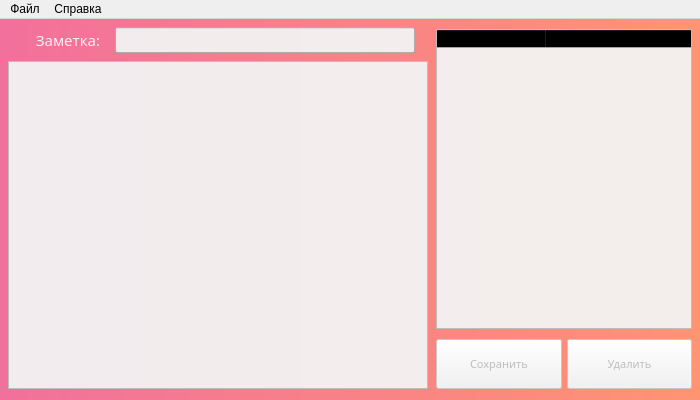
<?xml version="1.0" encoding="UTF-8"?>
<ui version="4.0">
 <class>MainWindow</class>
 <widget class="QMainWindow" name="MainWindow">
  <property name="windowModality">
   <enum>Qt::NonModal</enum>
  </property>
  <property name="geometry">
   <rect>
    <x>0</x>
    <y>0</y>
    <width>700</width>
    <height>400</height>
   </rect>
  </property>
  <property name="sizePolicy">
   <sizepolicy hsizetype="Fixed" vsizetype="Fixed">
    <horstretch>0</horstretch>
    <verstretch>0</verstretch>
   </sizepolicy>
  </property>
  <property name="minimumSize">
   <size>
    <width>700</width>
    <height>400</height>
   </size>
  </property>
  <property name="maximumSize">
   <size>
    <width>700</width>
    <height>400</height>
   </size>
  </property>
  <property name="mouseTracking">
   <bool>false</bool>
  </property>
  <property name="tabletTracking">
   <bool>false</bool>
  </property>
  <property name="focusPolicy">
   <enum>Qt::NoFocus</enum>
  </property>
  <property name="acceptDrops">
   <bool>false</bool>
  </property>
  <property name="windowTitle">
   <string>MyNotes</string>
  </property>
  <property name="windowIcon">
   <iconset>
    <normaloff>../images/notepad.png</normaloff>../images/notepad.png</iconset>
  </property>
  <property name="autoFillBackground">
   <bool>false</bool>
  </property>
  <property name="styleSheet">
   <string notr="true"/>
  </property>
  <property name="iconSize">
   <size>
    <width>64</width>
    <height>64</height>
   </size>
  </property>
  <property name="toolButtonStyle">
   <enum>Qt::ToolButtonTextOnly</enum>
  </property>
  <widget class="QWidget" name="centralwidget">
   <property name="enabled">
    <bool>true</bool>
   </property>
   <property name="sizePolicy">
    <sizepolicy hsizetype="MinimumExpanding" vsizetype="MinimumExpanding">
     <horstretch>0</horstretch>
     <verstretch>0</verstretch>
    </sizepolicy>
   </property>
   <property name="minimumSize">
    <size>
     <width>700</width>
     <height>380</height>
    </size>
   </property>
   <property name="styleSheet">
    <string notr="true">background-color: qlineargradient(spread:pad, x1:0, y1:0.5, x2:1, y2:0.5, stop:0 rgba(29, 151, 108, 255), stop:1 rgba(147, 249, 185, 255));
background-color: qlineargradient(spread:pad, x1:0, y1:1, x2:1, y2:1, stop:0 rgba(242, 112, 156, 255), stop:1 rgba(255, 148, 114, 255));</string>
   </property>
   <widget class="QWidget" name="wholePart" native="true">
    <property name="geometry">
     <rect>
      <x>0</x>
      <y>0</y>
      <width>700</width>
      <height>380</height>
     </rect>
    </property>
    <property name="sizePolicy">
     <sizepolicy hsizetype="MinimumExpanding" vsizetype="MinimumExpanding">
      <horstretch>0</horstretch>
      <verstretch>0</verstretch>
     </sizepolicy>
    </property>
    <property name="minimumSize">
     <size>
      <width>700</width>
      <height>380</height>
     </size>
    </property>
    <property name="styleSheet">
     <string notr="true">background-color: rgba(255, 255, 255, 0);</string>
    </property>
    <layout class="QHBoxLayout" name="horizontalLayout">
     <property name="spacing">
      <number>0</number>
     </property>
     <property name="leftMargin">
      <number>0</number>
     </property>
     <property name="topMargin">
      <number>0</number>
     </property>
     <property name="rightMargin">
      <number>0</number>
     </property>
     <property name="bottomMargin">
      <number>0</number>
     </property>
     <item>
      <spacer name="leftHorizontalSpacer">
       <property name="orientation">
        <enum>Qt::Horizontal</enum>
       </property>
       <property name="sizeHint" stdset="0">
        <size>
         <width>40</width>
         <height>20</height>
        </size>
       </property>
      </spacer>
     </item>
     <item>
      <widget class="QWidget" name="leftPart" native="true">
       <property name="sizePolicy">
        <sizepolicy hsizetype="Fixed" vsizetype="MinimumExpanding">
         <horstretch>0</horstretch>
         <verstretch>0</verstretch>
        </sizepolicy>
       </property>
       <property name="minimumSize">
        <size>
         <width>420</width>
         <height>380</height>
        </size>
       </property>
       <layout class="QVBoxLayout" name="verticalLayout">
        <property name="spacing">
         <number>0</number>
        </property>
        <property name="leftMargin">
         <number>0</number>
        </property>
        <property name="topMargin">
         <number>0</number>
        </property>
        <property name="rightMargin">
         <number>0</number>
        </property>
        <property name="bottomMargin">
         <number>0</number>
        </property>
        <item>
         <spacer name="horizontalSpacer_4">
          <property name="orientation">
           <enum>Qt::Vertical</enum>
          </property>
          <property name="sizeType">
           <enum>QSizePolicy::Preferred</enum>
          </property>
          <property name="sizeHint" stdset="0">
           <size>
            <width>20</width>
            <height>10</height>
           </size>
          </property>
         </spacer>
        </item>
        <item>
         <widget class="QWidget" name="titleForm" native="true">
          <property name="sizePolicy">
           <sizepolicy hsizetype="Fixed" vsizetype="Expanding">
            <horstretch>0</horstretch>
            <verstretch>0</verstretch>
           </sizepolicy>
          </property>
          <property name="minimumSize">
           <size>
            <width>420</width>
            <height>33</height>
           </size>
          </property>
          <layout class="QFormLayout" name="formLayout">
           <property name="fieldGrowthPolicy">
            <enum>QFormLayout::FieldsStayAtSizeHint</enum>
           </property>
           <property name="labelAlignment">
            <set>Qt::AlignCenter</set>
           </property>
           <property name="formAlignment">
            <set>Qt::AlignCenter</set>
           </property>
           <property name="horizontalSpacing">
            <number>12</number>
           </property>
           <property name="verticalSpacing">
            <number>0</number>
           </property>
           <property name="leftMargin">
            <number>0</number>
           </property>
           <property name="topMargin">
            <number>0</number>
           </property>
           <property name="rightMargin">
            <number>0</number>
           </property>
           <property name="bottomMargin">
            <number>0</number>
           </property>
           <item row="6" column="0">
            <widget class="QLabel" name="titleLabel">
             <property name="enabled">
              <bool>true</bool>
             </property>
             <property name="sizePolicy">
              <sizepolicy hsizetype="MinimumExpanding" vsizetype="Fixed">
               <horstretch>0</horstretch>
               <verstretch>0</verstretch>
              </sizepolicy>
             </property>
             <property name="minimumSize">
              <size>
               <width>70</width>
               <height>25</height>
              </size>
             </property>
             <property name="font">
              <font>
               <family>ObelixPro</family>
               <pointsize>11</pointsize>
               <weight>50</weight>
               <italic>false</italic>
               <bold>false</bold>
              </font>
             </property>
             <property name="styleSheet">
              <string notr="true">color: rgb(242, 242, 242);
</string>
             </property>
             <property name="text">
              <string>Заметка:</string>
             </property>
             <property name="scaledContents">
              <bool>false</bool>
             </property>
             <property name="alignment">
              <set>Qt::AlignBottom|Qt::AlignHCenter</set>
             </property>
             <property name="wordWrap">
              <bool>false</bool>
             </property>
             <property name="margin">
              <number>0</number>
             </property>
             <property name="indent">
              <number>1</number>
             </property>
            </widget>
           </item>
           <item row="6" column="1">
            <widget class="QLineEdit" name="noteTitleEdit">
             <property name="sizePolicy">
              <sizepolicy hsizetype="MinimumExpanding" vsizetype="Fixed">
               <horstretch>0</horstretch>
               <verstretch>0</verstretch>
              </sizepolicy>
             </property>
             <property name="minimumSize">
              <size>
               <width>300</width>
               <height>26</height>
              </size>
             </property>
             <property name="maximumSize">
              <size>
               <width>300</width>
               <height>0</height>
              </size>
             </property>
             <property name="font">
              <font>
               <pointsize>12</pointsize>
              </font>
             </property>
             <property name="focusPolicy">
              <enum>Qt::StrongFocus</enum>
             </property>
             <property name="acceptDrops">
              <bool>true</bool>
             </property>
             <property name="styleSheet">
              <string notr="true">background-color: rgba(242, 242, 242, 242);</string>
             </property>
             <property name="inputMethodHints">
              <set>Qt::ImhNone</set>
             </property>
             <property name="inputMask">
              <string/>
             </property>
             <property name="maxLength">
              <number>300</number>
             </property>
             <property name="cursorPosition">
              <number>0</number>
             </property>
             <property name="dragEnabled">
              <bool>false</bool>
             </property>
            </widget>
           </item>
          </layout>
         </widget>
        </item>
        <item>
         <spacer name="horizontalSpacer_7">
          <property name="orientation">
           <enum>Qt::Vertical</enum>
          </property>
          <property name="sizeType">
           <enum>QSizePolicy::Fixed</enum>
          </property>
          <property name="sizeHint" stdset="0">
           <size>
            <width>20</width>
            <height>5</height>
           </size>
          </property>
         </spacer>
        </item>
        <item>
         <widget class="QPlainTextEdit" name="noteTextEdit">
          <property name="enabled">
           <bool>true</bool>
          </property>
          <property name="sizePolicy">
           <sizepolicy hsizetype="MinimumExpanding" vsizetype="Preferred">
            <horstretch>0</horstretch>
            <verstretch>0</verstretch>
           </sizepolicy>
          </property>
          <property name="minimumSize">
           <size>
            <width>420</width>
            <height>328</height>
           </size>
          </property>
          <property name="font">
           <font>
            <pointsize>10</pointsize>
           </font>
          </property>
          <property name="cursor" stdset="0">
           <cursorShape>IBeamCursor</cursorShape>
          </property>
          <property name="focusPolicy">
           <enum>Qt::StrongFocus</enum>
          </property>
          <property name="styleSheet">
           <string notr="true">background-color: rgba(242, 242, 242, 242);</string>
          </property>
          <property name="inputMethodHints">
           <set>Qt::ImhNone</set>
          </property>
          <property name="plainText">
           <string/>
          </property>
          <property name="overwriteMode">
           <bool>false</bool>
          </property>
          <property name="tabStopWidth">
           <number>12</number>
          </property>
          <property name="backgroundVisible">
           <bool>false</bool>
          </property>
         </widget>
        </item>
        <item>
         <spacer name="horizontalSpacer_5">
          <property name="orientation">
           <enum>Qt::Vertical</enum>
          </property>
          <property name="sizeType">
           <enum>QSizePolicy::Fixed</enum>
          </property>
          <property name="sizeHint" stdset="0">
           <size>
            <width>20</width>
            <height>10</height>
           </size>
          </property>
         </spacer>
        </item>
       </layout>
      </widget>
     </item>
     <item>
      <spacer name="midHorizontalSpacer">
       <property name="orientation">
        <enum>Qt::Horizontal</enum>
       </property>
       <property name="sizeType">
        <enum>QSizePolicy::Maximum</enum>
       </property>
       <property name="sizeHint" stdset="0">
        <size>
         <width>40</width>
         <height>10</height>
        </size>
       </property>
      </spacer>
     </item>
     <item>
      <widget class="QWidget" name="rightPart" native="true">
       <property name="enabled">
        <bool>true</bool>
       </property>
       <property name="sizePolicy">
        <sizepolicy hsizetype="MinimumExpanding" vsizetype="MinimumExpanding">
         <horstretch>0</horstretch>
         <verstretch>0</verstretch>
        </sizepolicy>
       </property>
       <layout class="QVBoxLayout" name="verticalLayout_2">
        <property name="spacing">
         <number>0</number>
        </property>
        <property name="leftMargin">
         <number>0</number>
        </property>
        <property name="topMargin">
         <number>0</number>
        </property>
        <property name="rightMargin">
         <number>0</number>
        </property>
        <property name="bottomMargin">
         <number>0</number>
        </property>
        <item>
         <spacer name="verticalSpacer">
          <property name="orientation">
           <enum>Qt::Vertical</enum>
          </property>
          <property name="sizeType">
           <enum>QSizePolicy::Preferred</enum>
          </property>
          <property name="sizeHint" stdset="0">
           <size>
            <width>20</width>
            <height>10</height>
           </size>
          </property>
         </spacer>
        </item>
        <item>
         <widget class="QTreeWidget" name="notesList">
          <property name="enabled">
           <bool>true</bool>
          </property>
          <property name="sizePolicy">
           <sizepolicy hsizetype="Expanding" vsizetype="Expanding">
            <horstretch>0</horstretch>
            <verstretch>0</verstretch>
           </sizepolicy>
          </property>
          <property name="minimumSize">
           <size>
            <width>256</width>
            <height>300</height>
           </size>
          </property>
          <property name="baseSize">
           <size>
            <width>0</width>
            <height>0</height>
           </size>
          </property>
          <property name="font">
           <font>
            <family>Segoe UI</family>
           </font>
          </property>
          <property name="styleSheet">
           <string notr="true">background-color: rgba(242, 242, 242, 242);</string>
          </property>
          <property name="frameShape">
           <enum>QFrame::StyledPanel</enum>
          </property>
          <property name="frameShadow">
           <enum>QFrame::Sunken</enum>
          </property>
          <property name="lineWidth">
           <number>0</number>
          </property>
          <property name="horizontalScrollBarPolicy">
           <enum>Qt::ScrollBarAlwaysOff</enum>
          </property>
          <property name="editTriggers">
           <set>QAbstractItemView::NoEditTriggers</set>
          </property>
          <property name="tabKeyNavigation">
           <bool>false</bool>
          </property>
          <property name="showDropIndicator" stdset="0">
           <bool>false</bool>
          </property>
          <property name="dragEnabled">
           <bool>false</bool>
          </property>
          <property name="dragDropOverwriteMode">
           <bool>false</bool>
          </property>
          <property name="textElideMode">
           <enum>Qt::ElideRight</enum>
          </property>
          <property name="horizontalScrollMode">
           <enum>QAbstractItemView::ScrollPerPixel</enum>
          </property>
          <property name="indentation">
           <number>5</number>
          </property>
          <property name="rootIsDecorated">
           <bool>true</bool>
          </property>
          <property name="uniformRowHeights">
           <bool>true</bool>
          </property>
          <property name="itemsExpandable">
           <bool>false</bool>
          </property>
          <property name="sortingEnabled">
           <bool>true</bool>
          </property>
          <property name="expandsOnDoubleClick">
           <bool>false</bool>
          </property>
          <property name="columnCount">
           <number>2</number>
          </property>
          <attribute name="headerVisible">
           <bool>true</bool>
          </attribute>
          <attribute name="headerCascadingSectionResizes">
           <bool>false</bool>
          </attribute>
          <attribute name="headerDefaultSectionSize">
           <number>110</number>
          </attribute>
          <attribute name="headerHighlightSections">
           <bool>false</bool>
          </attribute>
          <attribute name="headerMinimumSectionSize">
           <number>65</number>
          </attribute>
          <attribute name="headerShowSortIndicator" stdset="0">
           <bool>true</bool>
          </attribute>
          <attribute name="headerStretchLastSection">
           <bool>true</bool>
          </attribute>
          <column>
           <property name="text">
            <string>Название</string>
           </property>
           <property name="font">
            <font>
             <pointsize>9</pointsize>
            </font>
           </property>
           <property name="textAlignment">
            <set>AlignLeading|AlignVCenter</set>
           </property>
          </column>
          <column>
           <property name="text">
            <string>Последнее изменение</string>
           </property>
           <property name="font">
            <font>
             <pointsize>9</pointsize>
            </font>
           </property>
          </column>
         </widget>
        </item>
        <item>
         <spacer name="verticalSpacer_3">
          <property name="orientation">
           <enum>Qt::Vertical</enum>
          </property>
          <property name="sizeType">
           <enum>QSizePolicy::Preferred</enum>
          </property>
          <property name="sizeHint" stdset="0">
           <size>
            <width>20</width>
            <height>5</height>
           </size>
          </property>
         </spacer>
        </item>
        <item>
         <widget class="QWidget" name="actionButtons" native="true">
          <property name="enabled">
           <bool>true</bool>
          </property>
          <property name="sizePolicy">
           <sizepolicy hsizetype="MinimumExpanding" vsizetype="Preferred">
            <horstretch>0</horstretch>
            <verstretch>0</verstretch>
           </sizepolicy>
          </property>
          <property name="minimumSize">
           <size>
            <width>256</width>
            <height>50</height>
           </size>
          </property>
          <layout class="QHBoxLayout" name="horizontalLayout_2">
           <property name="spacing">
            <number>5</number>
           </property>
           <property name="sizeConstraint">
            <enum>QLayout::SetDefaultConstraint</enum>
           </property>
           <property name="leftMargin">
            <number>0</number>
           </property>
           <property name="topMargin">
            <number>5</number>
           </property>
           <property name="rightMargin">
            <number>0</number>
           </property>
           <property name="bottomMargin">
            <number>0</number>
           </property>
           <item>
            <widget class="QPushButton" name="saveButton">
             <property name="enabled">
              <bool>false</bool>
             </property>
             <property name="sizePolicy">
              <sizepolicy hsizetype="MinimumExpanding" vsizetype="MinimumExpanding">
               <horstretch>0</horstretch>
               <verstretch>0</verstretch>
              </sizepolicy>
             </property>
             <property name="font">
              <font>
               <family>ObelixPro</family>
               <pointsize>8</pointsize>
              </font>
             </property>
             <property name="cursor">
              <cursorShape>PointingHandCursor</cursorShape>
             </property>
             <property name="focusPolicy">
              <enum>Qt::NoFocus</enum>
             </property>
             <property name="acceptDrops">
              <bool>false</bool>
             </property>
             <property name="toolTipDuration">
              <number>-1</number>
             </property>
             <property name="autoFillBackground">
              <bool>false</bool>
             </property>
             <property name="styleSheet">
              <string notr="true">background-color: rgba(242, 242, 242, 242);
</string>
             </property>
             <property name="text">
              <string>Сохранить</string>
             </property>
             <property name="autoDefault">
              <bool>false</bool>
             </property>
             <property name="default">
              <bool>false</bool>
             </property>
             <property name="flat">
              <bool>false</bool>
             </property>
            </widget>
           </item>
           <item>
            <widget class="QPushButton" name="deleteButton">
             <property name="enabled">
              <bool>false</bool>
             </property>
             <property name="sizePolicy">
              <sizepolicy hsizetype="MinimumExpanding" vsizetype="MinimumExpanding">
               <horstretch>0</horstretch>
               <verstretch>0</verstretch>
              </sizepolicy>
             </property>
             <property name="font">
              <font>
               <family>ObelixPro</family>
               <pointsize>8</pointsize>
              </font>
             </property>
             <property name="cursor">
              <cursorShape>PointingHandCursor</cursorShape>
             </property>
             <property name="styleSheet">
              <string notr="true">background-color: rgba(242, 242, 242, 242);
</string>
             </property>
             <property name="text">
              <string>Удалить</string>
             </property>
             <property name="autoDefault">
              <bool>false</bool>
             </property>
             <property name="default">
              <bool>false</bool>
             </property>
             <property name="flat">
              <bool>false</bool>
             </property>
            </widget>
           </item>
          </layout>
         </widget>
        </item>
        <item>
         <spacer name="verticalSpacer_2">
          <property name="orientation">
           <enum>Qt::Vertical</enum>
          </property>
          <property name="sizeType">
           <enum>QSizePolicy::Preferred</enum>
          </property>
          <property name="sizeHint" stdset="0">
           <size>
            <width>20</width>
            <height>10</height>
           </size>
          </property>
         </spacer>
        </item>
       </layout>
      </widget>
     </item>
     <item>
      <spacer name="rightHorizontalSpacer">
       <property name="orientation">
        <enum>Qt::Horizontal</enum>
       </property>
       <property name="sizeType">
        <enum>QSizePolicy::Maximum</enum>
       </property>
       <property name="sizeHint" stdset="0">
        <size>
         <width>40</width>
         <height>10</height>
        </size>
       </property>
      </spacer>
     </item>
    </layout>
   </widget>
  </widget>
  <widget class="QMenuBar" name="menuBar">
   <property name="enabled">
    <bool>true</bool>
   </property>
   <property name="geometry">
    <rect>
     <x>0</x>
     <y>0</y>
     <width>700</width>
     <height>21</height>
    </rect>
   </property>
   <property name="sizePolicy">
    <sizepolicy hsizetype="MinimumExpanding" vsizetype="Fixed">
     <horstretch>0</horstretch>
     <verstretch>0</verstretch>
    </sizepolicy>
   </property>
   <property name="minimumSize">
    <size>
     <width>700</width>
     <height>19</height>
    </size>
   </property>
   <property name="font">
    <font>
     <pointsize>9</pointsize>
    </font>
   </property>
   <property name="acceptDrops">
    <bool>false</bool>
   </property>
   <property name="defaultUp">
    <bool>false</bool>
   </property>
   <property name="nativeMenuBar">
    <bool>true</bool>
   </property>
   <widget class="QMenu" name="menuFile">
    <property name="geometry">
     <rect>
      <x>270</x>
      <y>129</y>
      <width>232</width>
      <height>147</height>
     </rect>
    </property>
    <property name="sizePolicy">
     <sizepolicy hsizetype="Preferred" vsizetype="Preferred">
      <horstretch>0</horstretch>
      <verstretch>0</verstretch>
     </sizepolicy>
    </property>
    <property name="font">
     <font>
      <pointsize>9</pointsize>
     </font>
    </property>
    <property name="tabletTracking">
     <bool>true</bool>
    </property>
    <property name="contextMenuPolicy">
     <enum>Qt::DefaultContextMenu</enum>
    </property>
    <property name="acceptDrops">
     <bool>false</bool>
    </property>
    <property name="autoFillBackground">
     <bool>false</bool>
    </property>
    <property name="tearOffEnabled">
     <bool>false</bool>
    </property>
    <property name="title">
     <string>Файл</string>
    </property>
    <property name="separatorsCollapsible">
     <bool>false</bool>
    </property>
    <property name="toolTipsVisible">
     <bool>false</bool>
    </property>
    <addaction name="actionNewNote"/>
    <addaction name="actionSaveNote"/>
    <addaction name="actionRemoveNote"/>
    <addaction name="separator"/>
    <addaction name="actionQuit"/>
   </widget>
   <widget class="QMenu" name="menuHelp">
    <property name="sizePolicy">
     <sizepolicy hsizetype="Preferred" vsizetype="Preferred">
      <horstretch>0</horstretch>
      <verstretch>0</verstretch>
     </sizepolicy>
    </property>
    <property name="title">
     <string>Справка</string>
    </property>
    <addaction name="actionAbout"/>
   </widget>
   <addaction name="menuFile"/>
   <addaction name="menuHelp"/>
  </widget>
  <action name="actionSaveNote">
   <property name="enabled">
    <bool>false</bool>
   </property>
   <property name="icon">
    <iconset>
     <normaloff>../images/save.png</normaloff>../images/save.png</iconset>
   </property>
   <property name="text">
    <string>Сохранить текущую заметку</string>
   </property>
   <property name="statusTip">
    <string>Сохранить текущую заметку</string>
   </property>
   <property name="whatsThis">
    <string>Сохранить текущую заметку</string>
   </property>
   <property name="shortcut">
    <string>Ctrl+S</string>
   </property>
   <property name="shortcutContext">
    <enum>Qt::ApplicationShortcut</enum>
   </property>
   <property name="iconVisibleInMenu">
    <bool>true</bool>
   </property>
  </action>
  <action name="actionRemoveNote">
   <property name="enabled">
    <bool>false</bool>
   </property>
   <property name="icon">
    <iconset>
     <normaloff>../images/delete.png</normaloff>../images/delete.png</iconset>
   </property>
   <property name="text">
    <string>Удалить текущую заметку</string>
   </property>
   <property name="statusTip">
    <string>Удалить текущую заметку</string>
   </property>
   <property name="whatsThis">
    <string>Удалить текущую заметку</string>
   </property>
   <property name="shortcut">
    <string>Ctrl+R</string>
   </property>
   <property name="shortcutContext">
    <enum>Qt::ApplicationShortcut</enum>
   </property>
   <property name="iconVisibleInMenu">
    <bool>true</bool>
   </property>
  </action>
  <action name="actionNewNote">
   <property name="icon">
    <iconset>
     <normaloff>../images/add.png</normaloff>../images/add.png</iconset>
   </property>
   <property name="text">
    <string>Создать новую заметку</string>
   </property>
   <property name="statusTip">
    <string>Создать новую заметку</string>
   </property>
   <property name="whatsThis">
    <string>Создать новую заметку</string>
   </property>
   <property name="font">
    <font/>
   </property>
   <property name="shortcut">
    <string>Ctrl+N</string>
   </property>
   <property name="shortcutContext">
    <enum>Qt::ApplicationShortcut</enum>
   </property>
   <property name="autoRepeat">
    <bool>true</bool>
   </property>
   <property name="iconVisibleInMenu">
    <bool>true</bool>
   </property>
  </action>
  <action name="actionAbout">
   <property name="icon">
    <iconset>
     <normaloff>../images/question.png</normaloff>../images/question.png</iconset>
   </property>
   <property name="text">
    <string>О программе</string>
   </property>
   <property name="shortcut">
    <string>Ctrl+H</string>
   </property>
   <property name="shortcutContext">
    <enum>Qt::ApplicationShortcut</enum>
   </property>
   <property name="autoRepeat">
    <bool>true</bool>
   </property>
   <property name="iconVisibleInMenu">
    <bool>true</bool>
   </property>
  </action>
  <action name="actionQuit">
   <property name="icon">
    <iconset>
     <normaloff>../images/quit.png</normaloff>../images/quit.png</iconset>
   </property>
   <property name="text">
    <string>Выйти</string>
   </property>
   <property name="statusTip">
    <string>Выйти</string>
   </property>
   <property name="whatsThis">
    <string>Выйти</string>
   </property>
   <property name="shortcut">
    <string>Ctrl+Q</string>
   </property>
   <property name="shortcutContext">
    <enum>Qt::ApplicationShortcut</enum>
   </property>
   <property name="iconVisibleInMenu">
    <bool>true</bool>
   </property>
  </action>
 </widget>
 <resources/>
 <connections/>
</ui>
